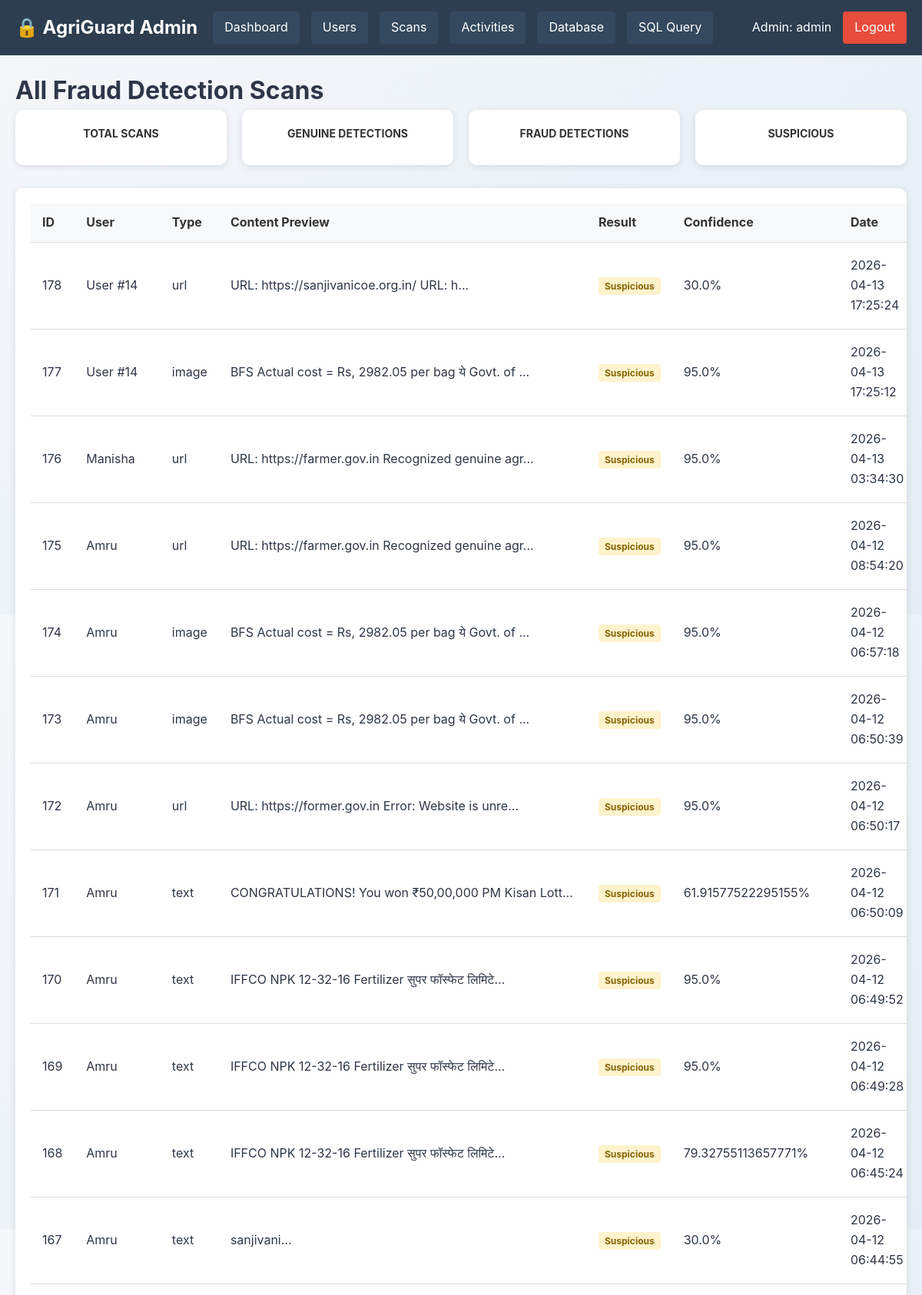
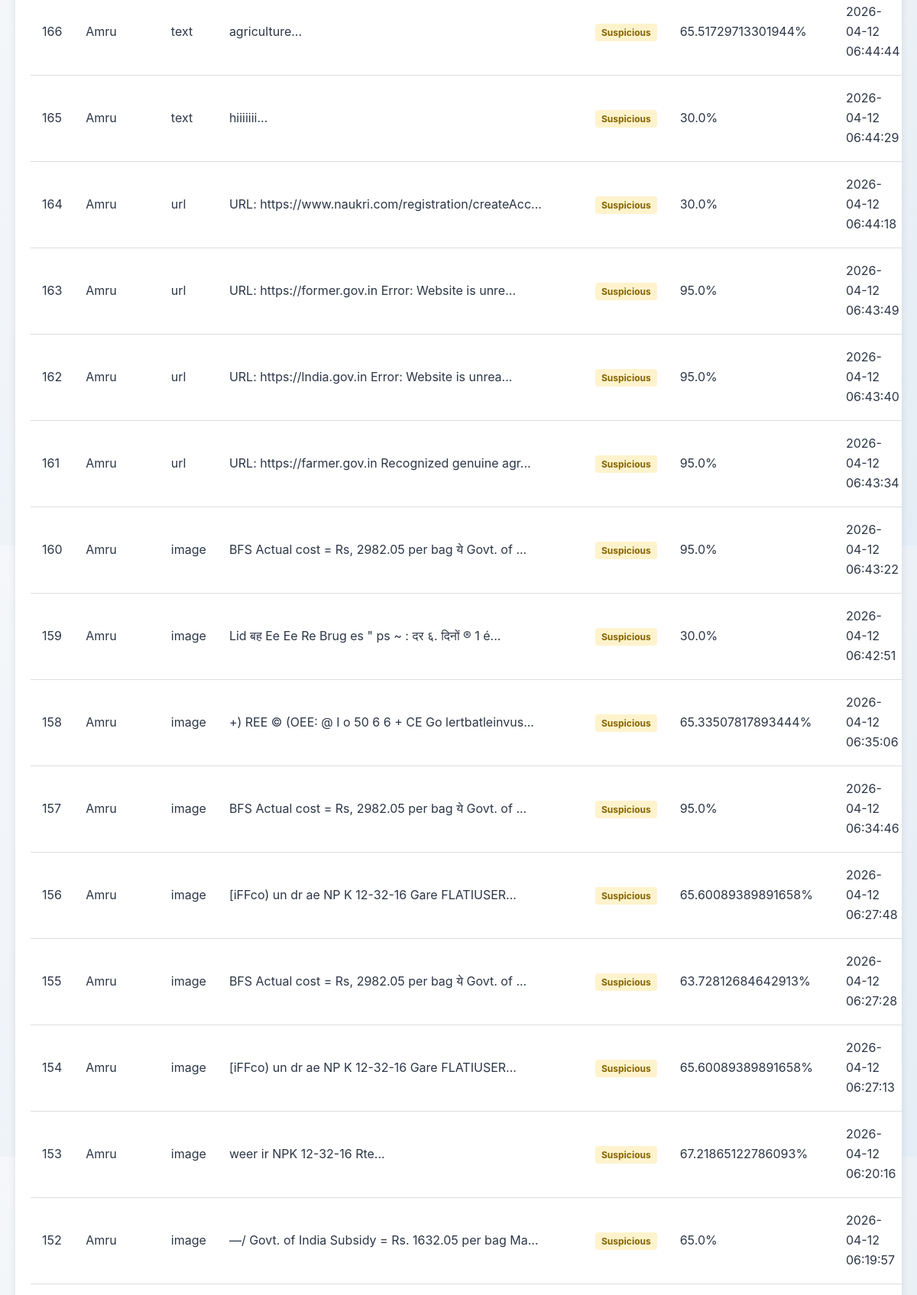
Screenshot of /admin/scans (signed in, upper part) with the database file from the repository (2 pictures, top to bottom).
### tables this page shows
CREATE TABLE scans (
                id INTEGER PRIMARY KEY AUTOINCREMENT,
                user_id INTEGER,
                content_type TEXT,
                content TEXT,
                result TEXT,
                confidence REAL,
                created_at TIMESTAMP DEFAULT CURRENT_TIMESTAMP, detection_method TEXT DEFAULT 'rule-based',
                FOREIGN KEY (user_id) REFERENCES users(id) ON DELETE CASCADE
            );

CREATE TABLE users(
                id INTEGER PRIMARY KEY AUTOINCREMENT,
                username TEXT UNIQUE NOT NULL,
                email TEXT UNIQUE NOT NULL,
                mobile TEXT UNIQUE NOT NULL,
                password TEXT NOT NULL,
                fullname TEXT,
                location TEXT,
                profile_pic TEXT,
                language TEXT DEFAULT 'en',
                email_notifications BOOLEAN DEFAULT 1,
                account_type TEXT DEFAULT 'standard',
                created_at TIMESTAMP DEFAULT CURRENT_TIMESTAMP,
                reset_token TEXT,
                reset_token_expiry DATETIME
            , role TEXT);

### app.py (the view)
@app.route("/admin/scans")
@admin_required
def admin_scans():
    import sqlite3
    conn = sqlite3.connect("users.db")
    conn.row_factory = sqlite3.Row
    c = conn.cursor()
    c.execute("""
        SELECT s.*, u.username, u.email
        FROM scans s
        LEFT JOIN users u ON s.user_id = u.id
        ORDER BY s.created_at DESC
    """)
    scans = []
    for row in c.fetchall():
        scans.append(dict(row))
    conn.close()
    return render_template("admin_scans.html", scans=scans, is_admin=True)

### app.py (called while the page is built)
def admin_required(f):
    @wraps(f)
    def decorated_function(*args, **kwargs):
        if 'user_id' not in session:
            flash("Please login first", "error")
            return redirect(url_for('login_selector'))
        user_role = session.get('role', 'farmer').lower()
        is_admin = user_role == 'admin'
        print(f"DEBUG: Checking admin access - role={user_role}, is_admin={is_admin}")
        print(f"DEBUG: Full session keys: {list(session.keys())}")
        if not is_admin:
            print(f"❌ Admin access denied for user {session.get('username')} with role {user_role}")
            flash(f"Admin access required! Your role is: {user_role}", "error")
            return render_template("admin_access.html")
        print(f"✅ Admin access granted for user {session.get('username')}")
        return f(*args, **kwargs)
    return decorated_function

@app.context_processor
def inject_user():
    is_admin = False
    if 'user_id' in session:
        user_role = session.get('role', 'farmer').lower()
        is_admin = (user_role == 'admin')
    return dict(
        current_user=session.get("username"),
        current_lang=session.get("lang", "en"),
        is_logged_in="user_id" in session,
        is_admin=is_admin,
        current_path=request.path,
        ml_available=ML_AVAILABLE
   )

### templates/admin_scans.html (shortened to what this page needs)
<!DOCTYPE html>
<html lang="en">
<head>
    <link rel="stylesheet" href="{{ url_for('static', filename='css/style.css') }}">
</head>
<body>
    {% include 'admin_navbar.html' %}
    <div class="admin-container">
        <h1>All Fraud Detection Scans</h1>
        <div class="stats-grid">
            <div class="stat-card">
                <h3>Total Scans</h3>
            </div>
            <div class="stat-card">
                <h3>Genuine Detections</h3>
            </div>
            <div class="stat-card">
                <h3>Fraud Detections</h3>
            </div>
            <div class="stat-card">
                <h3>Suspicious</h3>
            </div>
        </div>
        <div class="table-container">
            <table>
                <thead>
                    <tr>
                        <th>ID</th>
                        <th>User</th>
                        <th>Type</th>
                        <th>Content Preview</th>
                        <th>Result</th>
                        <th>Confidence</th>
                        <th>Date</th>
                    </tr>
                </thead>
                <tbody>
                    {% for scan in scans %}
                    <tr>
                        <td>{{ scan.id }}</td>
                        <td>{{ scan.username if scan.username else "User #" + scan.user_id|string }}</td>
                        <td>{{ scan.content_type }}</td>
                        <td>{{ scan.content[:50] }}...</td>
                        <td>
                            {% if 'Genuine' in scan.result or 'Safe' in scan.result %}
                                <span class="result-badge result-genuine">Genuine</span>
                            {% elif 'Fraud' in scan.result or 'Risk' in scan.result %}
                                <span class="result-badge result-fraud">Fraud</span>
                            {% else %}
                                <span class="result-badge result-suspicious">Suspicious</span>
                            {% endif %}
                        </td>
                        <td>{{ scan.confidence }}%</td>
                        <td>{{ scan.created_at }}</td>
                    </tr>
                    {% endfor %}
                </tbody>
            </table>
        </div>
    </div>
</body>
</html>

### static/style.css (style rules this page uses)
* { margin: 0; padding: 0; box-sizing: border-box; }
body { font-family: 'Inter', 'Segoe UI', system-ui, -apple-system, sans-serif; background: linear-gradient(135deg, #f5f7fa 0%, #e4edf5 100%); color: #2d3748; line-height: 1.6; min-height: 100vh; }

### templates/admin_scans.html (style rules this page uses)
.admin-container { padding: 20px; }
.stats-grid { display: grid; grid-template-columns: repeat(auto-fit, minmax(250px, 1fr)); gap: 20px; margin-bottom: 30px; }
.stat-card { background: white; border-radius: 10px; padding: 20px; box-shadow: 0 2px 10px rgba(0,0,0,0.1); text-align: center; }
.stat-card h3 { margin: 0; color: #333; font-size: 14px; text-transform: uppercase; }
.table-container { background: white; border-radius: 10px; padding: 20px; box-shadow: 0 2px 10px rgba(0,0,0,0.1); overflow-x: auto; }
table { width: 100%; border-collapse: collapse; }
th, td { padding: 12px 15px; text-align: left; border-bottom: 1px solid #ddd; }
th { background-color: #f8f9fa; font-weight: bold; color: #333; }
.result-badge { padding: 4px 8px; border-radius: 4px; font-size: 12px; font-weight: bold; }
.result-suspicious { background-color: #fff3cd; color: #856404; }

### rows the page displays
scans: id "178", user "User #14", content_type "url", content "URL: https://sanjivanicoe.org.in/ URL: h", result "Suspicious", confidence "30.0", created_at "2026-04-13 17:25:24"
scans: id "177", user "User #14", content_type "image", content "BFS Actual cost = Rs, 2982.05 per bag ये Govt. of", result "Suspicious", confidence "95.0", created_at "2026-04-13 17:25:12"
scans: id "176", username "Manisha", content_type "url", content "URL: https://farmer.gov.in Recognized genuine agr", result "Suspicious", confidence "95.0", created_at "2026-04-13 03:34:30"
scans: id "175", username "Amru", content_type "url", content "URL: https://farmer.gov.in Recognized genuine agr", result "Suspicious", confidence "95.0", created_at "2026-04-12 08:54:20"
scans: id "174", username "Amru", content_type "image", content "BFS Actual cost = Rs, 2982.05 per bag ये Govt. of", result "Suspicious", confidence "95.0", created_at "2026-04-12 06:57:18"
scans: id "173", username "Amru", content_type "image", content "BFS Actual cost = Rs, 2982.05 per bag ये Govt. of", result "Suspicious", confidence "95.0", created_at "2026-04-12 06:50:39"
scans: id "172", username "Amru", content_type "url", content "URL: https://former.gov.in Error: Website is unre", result "Suspicious", confidence "95.0", created_at "2026-04-12 06:50:17"
scans: id "171", username "Amru", content_type "text", content "CONGRATULATIONS! You won ₹50,00,000 PM Kisan Lott", result "Suspicious", confidence "61.91577522295155", created_at "2026-04-12 06:50:09"
scans: id "170", username "Amru", content_type "text", content "IFFCO NPK 12-32-16 Fertilizer सुपर फॉस्फेट लिमिटे", result "Suspicious", confidence "95.0", created_at "2026-04-12 06:49:52"
scans: id "169", username "Amru", content_type "text", content "IFFCO NPK 12-32-16 Fertilizer सुपर फॉस्फेट लिमिटे", result "Suspicious", confidence "95.0", created_at "2026-04-12 06:49:28"
scans: id "168", username "Amru", content_type "text", content "IFFCO NPK 12-32-16 Fertilizer सुपर फॉस्फेट लिमिटे", result "Suspicious", confidence "79.32755113657771", created_at "2026-04-12 06:45:24"
scans: id "167", username "Amru", content_type "text", content "sanjivani", shows "Suspicious", confidence "30.0", created_at "2026-04-12 06:44:55"
scans: id "166", username "Amru", content_type "text", content "agriculture", result "Suspicious", confidence "65.51729713301944", created_at "2026-04-12 06:44:44"
scans: id "165", username "Amru", content_type "text", content "hiiiiiii", shows "Suspicious", confidence "30.0", created_at "2026-04-12 06:44:29"
scans: id "164", username "Amru", content_type "url", content "URL: https://www.naukri.com/registration/createAcc", result "Suspicious", confidence "30.0", created_at "2026-04-12 06:44:18"
scans: id "163", username "Amru", content_type "url", content "URL: https://former.gov.in Error: Website is unre", result "Suspicious", confidence "95.0", created_at "2026-04-12 06:43:49"
scans: id "162", username "Amru", content_type "url", content "URL: https://lndia.gov.in Error: Website is unrea", result "Suspicious", confidence "95.0", created_at "2026-04-12 06:43:40"
scans: id "161", username "Amru", content_type "url", content "URL: https://farmer.gov.in Recognized genuine agr", result "Suspicious", confidence "95.0", created_at "2026-04-12 06:43:34"
scans: id "160", username "Amru", content_type "image", content "BFS Actual cost = Rs, 2982.05 per bag ये Govt. of", result "Suspicious", confidence "95.0", created_at "2026-04-12 06:43:22"
scans: id "159", username "Amru", content_type "image", content "Lid बह Ee Ee Re Brug es \" ps ~ : दर ६. दिनों ® 1 é", shows "Suspicious", confidence "30.0", created_at "2026-04-12 06:42:51"
scans: id "158", username "Amru", content_type "image", content "+) REE © (OEE: @ I o 50 6 6 + CE Go lertbatleinvus", result "Suspicious", confidence "65.33507817893444", created_at "2026-04-12 06:35:06"
scans: id "157", username "Amru", content_type "image", content "BFS Actual cost = Rs, 2982.05 per bag ये Govt. of", result "Suspicious", confidence "95.0", created_at "2026-04-12 06:34:46"
scans: id "156", username "Amru", content_type "image", content "[iFFco) un dr ae NP K 12-32-16 Gare FLATIUSER", result "Suspicious", confidence "65.60089389891658", created_at "2026-04-12 06:27:48"
scans: id "155", username "Amru", content_type "image", content "BFS Actual cost = Rs, 2982.05 per bag ये Govt. of", result "Suspicious", confidence "63.72812684642913", created_at "2026-04-12 06:27:28"
scans: id "154", username "Amru", content_type "image", content "[iFFco) un dr ae NP K 12-32-16 Gare FLATIUSER", result "Suspicious", confidence "65.60089389891658", created_at "2026-04-12 06:27:13"
scans: id "153", username "Amru", content_type "image", content "weer ir NPK 12-32-16 Rte", result "Suspicious", confidence "67.21865122786093", created_at "2026-04-12 06:20:16"
scans: id "152", username "Amru", content_type "image", content "—/ Govt. of India Subsidy = Rs. 1632.05 per bag Ma", result "Suspicious", confidence "65.0", created_at "2026-04-12 06:19:57"

### other values shown
{{ session.username }} "admin"
